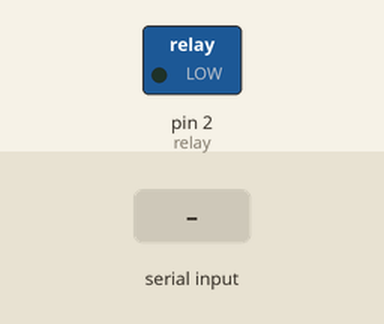
This sketch was run on a simulated Arduino Uno, built with avr-gcc and run on an emulated ATmega328P. On the bench: switched loads named in the sketch (green lamp = pin HIGH). The inputs (shaded band) are chosen by the test bench.

Above: at 1.2 s.
1.3 s: "off" received over Serial
At 2.7 s:
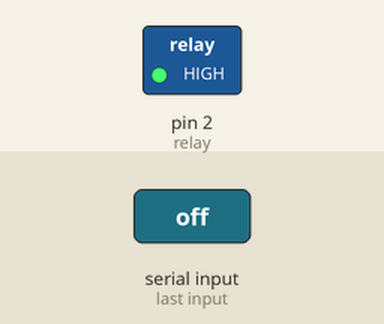
3.8 s: "on" received over Serial
At 5.7 s:
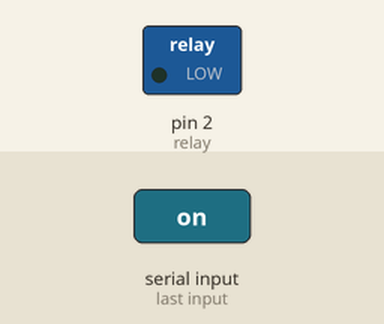
Timing chart, 0 to 7.2 s (numbered marks = the images above; inputs shaded):
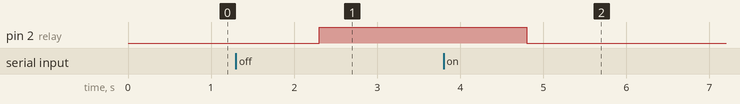

The sketch:

arduino-program.ino
```cpp
int relay=2;
void setup() {
  pinMode(relay,OUTPUT);
  Serial.begin(9600);
}

void loop() {
  while(Serial.available()) {
    String s=Serial.readString();
    if(s=="on") {
      digitalWrite(relay,0);
    } else if(s=="off") {
      digitalWrite(relay,1);
    }
  }
}
```

Measured:
- after the input at 1.3 s, pin 2 (relay): LOW → HIGH after 1.0 s
- after the input at 3.8 s, pin 2 (relay): HIGH → LOW after 1.0 s
